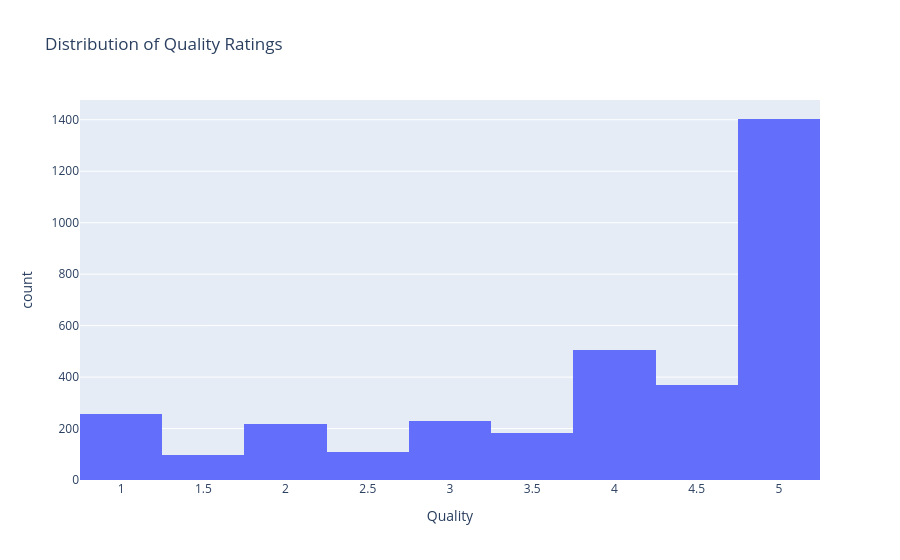

The notebook cell this image was saved under:
### Code cell
import plotly.express as px

# Distribution of Quality ratings
fig = px.histogram(df, x='Quality', nbins=10, title='Distribution of Quality Ratings')
fig.show()

### Figure 1 — Plotly figure (JSON) as saved in the notebook; plotly's stock layout.template omitted (floating-point values rounded to 4 significant figures; data arrays with more than 128 entries replaced by an {"elided": "..."} marker saying what was removed)
{"data": [{"bingroup": "x", "hovertemplate": "Quality=%{x}<br>count=%{y}<extra></extra>", "legendgroup": "", "marker": {"color": "#636efa", "pattern": {"shape": ""}}, "name": "", "nbinsx": 10, "orientation": "v", "showlegend": false, "type": "histogram", "x": {"elided": "3367 float values"}, "xaxis": "x", "yaxis": "y"}], "layout": {"barmode": "relative", "legend": {"tracegroupgap": 0}, "title": {"text": "Distribution of Quality Ratings"}, "xaxis": {"anchor": "y", "domain": [0, 1], "title": {"text": "Quality"}}, "yaxis": {"anchor": "x", "domain": [0, 1], "title": {"text": "count"}}}}
